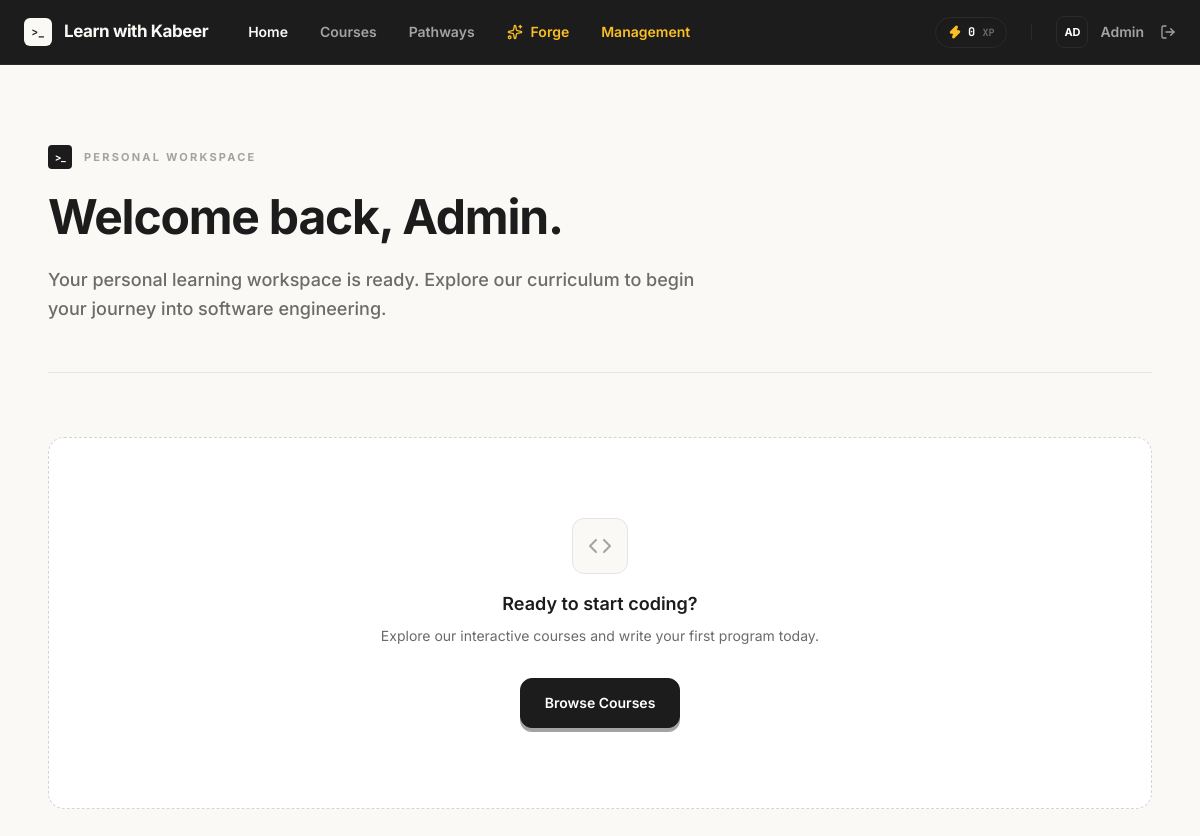
Page / (signed in) on the earlier database version.
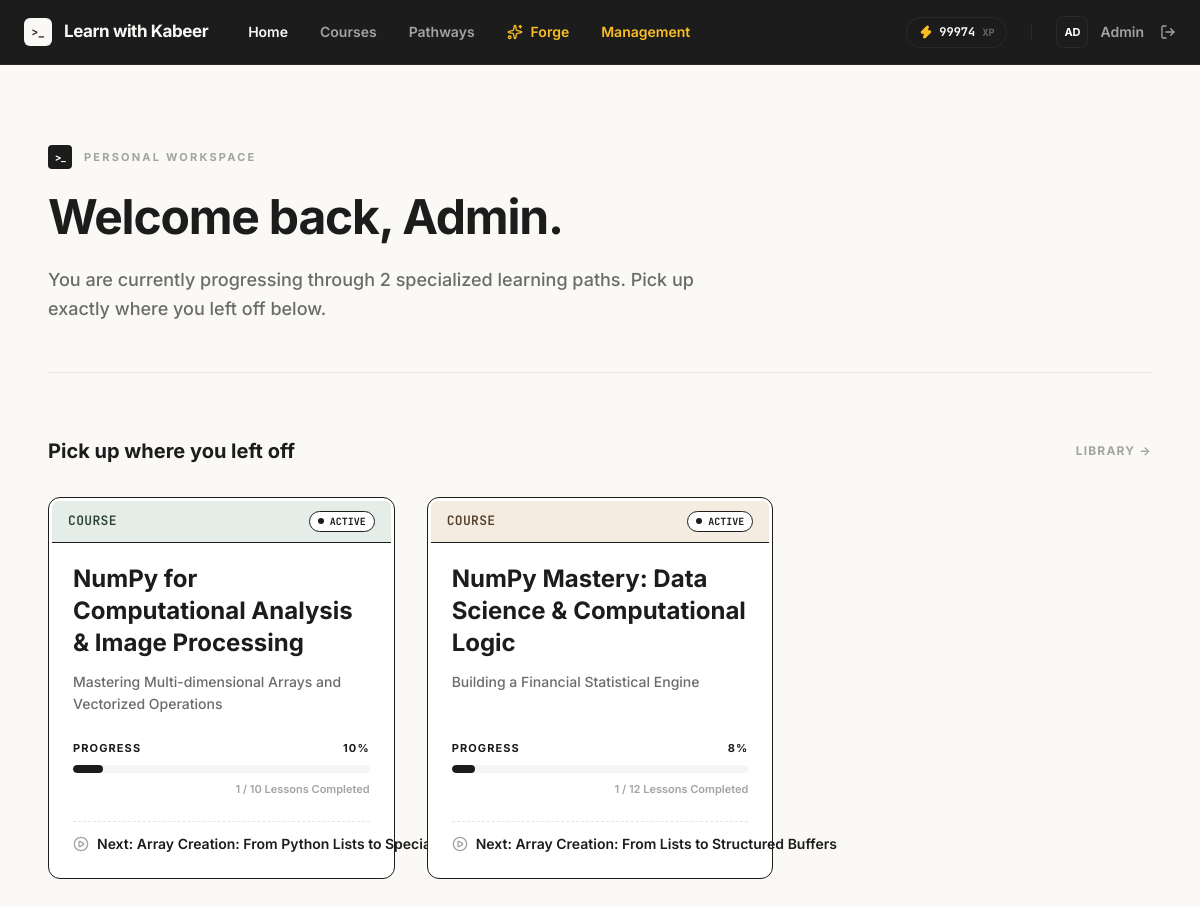
Same page on the later database version.
### tables this page shows
CREATE TABLE users (
            id INTEGER PRIMARY KEY AUTOINCREMENT,
            name TEXT NOT NULL,
            email TEXT NOT NULL UNIQUE,
            password_hash TEXT NOT NULL,
            is_admin INTEGER NOT NULL DEFAULT 0,
            created_at TEXT NOT NULL DEFAULT CURRENT_TIMESTAMP,
            total_xp INTEGER NOT NULL DEFAULT 0
        , is_pro INTEGER NOT NULL DEFAULT 0);

CREATE TABLE courses (
            id INTEGER PRIMARY KEY AUTOINCREMENT,
            slug TEXT NOT NULL UNIQUE,
            title TEXT NOT NULL,
            subtitle TEXT NOT NULL,
            level TEXT NOT NULL,
            status TEXT NOT NULL DEFAULT 'active'
        , user_id INTEGER REFERENCES users(id) ON DELETE CASCADE);

CREATE TABLE lessons (
            id INTEGER PRIMARY KEY AUTOINCREMENT,
            course_id INTEGER NOT NULL,
            section_id INTEGER,
            number INTEGER NOT NULL,
            slug TEXT NOT NULL,
            title TEXT NOT NULL,
            summary TEXT NOT NULL,
            route_name TEXT,
            content TEXT,
            builder_json TEXT,
            content_type TEXT NOT NULL DEFAULT 'html',
            FOREIGN KEY (course_id) REFERENCES courses (id) ON DELETE CASCADE,
            FOREIGN KEY (section_id) REFERENCES sections (id) ON DELETE SET NULL,
            UNIQUE (course_id, number)
        );

### app.py (the view)
@app.route("/")
def home():
    if g.user:
        all_paths = database.get_career_paths(g.user["id"])
        career_paths = [p for p in all_paths if p["enrolled"] and p["status"] == "active"]
        overview = database.get_course_overview(g.user)
        return render_template("index.html", career_paths=career_paths, **overview)
    career_paths = [p for p in database.get_career_paths() if p["status"] == "active"]
    return render_template("index.html", career_paths=career_paths, **database.get_course_overview())

### app.py (called while the page is built)
@app.before_request
def load_logged_in_user():
    user_id = session.get("user_id")
    g.user = database.get_user_by_id(user_id) if user_id else None

@app.context_processor
def inject_template_helpers():
    return {
        "current_user": g.get("user"),
        "lesson_url": lesson_url,
    }

### database.py (called while the page is built, shortened)
def get_db():
    if "db" not in g:
        g.db = sqlite3.connect(current_app.config["DATABASE"])
        g.db.row_factory = sqlite3.Row
        g.db.execute("PRAGMA foreign_keys = ON")
    return g.db

def get_user_by_id(user_id):
    return get_db().execute("SELECT * FROM users WHERE id = ?", (user_id,)).fetchone()

def get_progress(user_id, course_id):
    return get_db().execute(
        "SELECT * FROM progress WHERE user_id = ? AND course_id = ?",
        (user_id, course_id),
    ).fetchone()

def get_career_paths(user_id=None):
    db = get_db()
    paths = db.execute("SELECT * FROM career_paths ORDER BY id DESC").fetchall()
    result = []
    return result

### templates/index.html (shortened to what this page needs)
{% extends "base.html" %}
{% block content %}
<main class="flex-1 overflow-y-auto bg-[#FAF9F6] font-sans selection:bg-[#1C1C1C] selection:text-white pb-20">
    {% if current_user %}
        {% set themes = [
            {'bg': 'bg-[#E4EDE7]', 'text': 'text-[#2D4233]'},
            {'bg': 'bg-[#F4EBE1]', 'text': 'text-[#543E2C]'},
            {'bg': 'bg-[#E2E8F0]', 'text': 'text-[#0F172A]'}
        ] %}
        <div class="mx-auto max-w-6xl px-6 py-12 md:py-20">
            <header class="mb-16 border-b border-[#E5E5E5] pb-12">
                <div class="flex items-center gap-3 mb-6">
                    <span class="flex h-6 w-6 items-center justify-center rounded bg-[#1C1C1C] text-[10px] font-bold text-white tracking-tighter">
                        &gt;_
                    </span>
                    <span class="text-[11px] font-bold uppercase tracking-[0.2em] text-[#A3A3A3]">Personal Workspace</span>
                </div>
                <h1 class="text-4xl font-bold tracking-tight text-[#1C1C1C] sm:text-5xl">
                    Welcome back, {{ current_user["name"].split(' ')[0] }}.
                </h1>
                <p class="mt-6 text-lg font-medium leading-relaxed text-[#6B6B6B] max-w-2xl">
                    {% if enrolled_courses %}
                        You are currently progressing through {{ enrolled_courses|length }} specialized learning paths. Pick up exactly where you left off below.
                    {% else %}
                        Your personal learning workspace is ready. Explore our curriculum to begin your journey into software engineering.
                    {% endif %}
                </p>
            </header>
            {% if enrolled_courses %}
                <div class="mb-8 flex items-center justify-between">
                    <h2 class="text-xl font-bold text-[#1C1C1C]">Pick up where you left off</h2>
                    <a href="{{ url_for('courses') }}" class="text-xs font-bold uppercase tracking-widest text-[#A3A3A3] transition-colors hover:text-[#1C1C1C]">
                        Library &rarr;
                    </a>
                </div>
                <div class="grid gap-8 md:grid-cols-2 lg:grid-cols-3">
                    {% for enrolled_course in enrolled_courses %}
                        {% set theme = themes[loop.index0 % 3] %}
                        <div class="group relative flex h-full flex-col rounded-xl border border-[#1C1C1C] bg-white transition-all duration-200 ease-out hover:-translate-y-1 hover:translate-x-1 hover:shadow-[-6px_6px_0_0_#1C1C1C]">
                            <div class="p-[3px] pb-0">
                                <div class="flex items-center justify-between rounded-t-md {{ theme.bg }} border-b border-[#1C1C1C] px-4 py-2.5">
                                    <span class="font-mono text-[13px] font-semibold {{ theme.text }} tracking-wide uppercase">
                                        Course
                                    </span>
                                    {% if enrolled_course["progress_percent"] == 100 %}
                                        <span class="flex items-center gap-1.5 rounded-full border border-[#16A34A] bg-[#F0FDF4] px-2 py-0.5 font-mono text-[10px] font-bold text-[#16A34A]">
                                            <i data-lucide="check" class="h-3 w-3"></i>
                                            COMPLETED
                                        </span>
                                    {% else %}
                                        <span class="flex items-center gap-1.5 rounded-full border border-[#1C1C1C] bg-white px-2 py-0.5 font-mono text-[10px] font-bold text-[#1C1C1C]">
                                            <span class="h-1.5 w-1.5 rounded-full bg-[#1C1C1C] animate-pulse"></span>
                                            ACTIVE
                                        </span>
                                    {% endif %}
                                </div>
                            </div>
                            <div class="flex flex-col flex-grow px-6 pb-6 pt-5">
                                <h3 class="mb-3 text-2xl font-bold text-[#1C1C1C]">{{ enrolled_course["title"] }}</h3>
                                <p class="text-sm font-medium leading-relaxed text-[#6B6B6B] flex-grow line-clamp-2">
                                    {{ enrolled_course["subtitle"] }}
                                </p>
                                <div class="mt-6">
                                    <div class="mb-2 flex items-center justify-between text-[11px] font-bold uppercase tracking-widest text-[#1C1C1C]">
                                        <span>Progress</span>
                                        <span>{{ enrolled_course["progress_percent"] }}%</span>
                                    </div>
                                    <div class="h-2 w-full overflow-hidden rounded-full bg-[#F5F5F5]">
                                        <div class="h-full rounded-full bg-[#1C1C1C] transition-all duration-500 ease-out" style="width: {{ enrolled_course['progress_percent'] }}%;"></div>
                                    </div>
                                    <div class="mt-2 text-right text-[11px] font-semibold text-[#A3A3A3]">
                                        {{ enrolled_course["completed_lessons"] }} / {{ enrolled_course["total_lessons"] }} Lessons Completed
                                    </div>
                                </div>
                                <div class="mt-6 flex flex-col gap-3">
                                    <hr class="border-t border-dashed border-[#E5E5E5]">
                                    <div class="flex items-center justify-between text-sm font-semibold text-[#1C1C1C]">
                                        <div class="flex items-center gap-2">
                                            {% if enrolled_course["progress_percent"] == 100 %}
                                                <i data-lucide="award" class="h-4 w-4 text-[#16A34A]"></i>
                                                <span class="truncate">Mastered — Review any lesson</span>
                                            {% else %}
                                                <i data-lucide="play-circle" class="h-4 w-4 text-[#A3A3A3]"></i>
                                                <span class="truncate">Next: {{ enrolled_course["current_lesson"]["title"] }}</span>
                                            {% endif %}
                                        </div>
                                    </div>
                                </div>
                            </div>
                            <a href="{{ url_for('course_overview', course_slug=enrolled_course['slug']) }}" class="absolute inset-0 z-10">
                            </a>
                        </div>
                    {% endfor %}
                </div>
            {% else %}
                <div class="flex flex-col items-center justify-center rounded-2xl border border-dashed border-[#D4D4D8] bg-white py-20 text-center">
                    <div class="mb-4 flex h-14 w-14 items-center justify-center rounded-xl border border-[#E5E5E5] bg-[#FAF9F6] text-[#A3A3A3]">
                        <i data-lucide="code" class="h-6 w-6"></i>
                    </div>
                    <h3 class="text-lg font-semibold text-[#1C1C1C]">Ready to start coding?</h3>
                    <p class="mt-2 text-sm text-[#6B6B6B]">Explore our interactive courses and write your first program today.</p>
                    <a href="{{ url_for('courses') }}" class="mt-8 flex items-center justify-center rounded-xl border border-[#1C1C1C] bg-[#1C1C1C] px-6 py-3.5 text-sm font-semibold text-white shadow-[0_4px_0_0_#A3A3A3] transition-all hover:translate-y-[2px] hover:shadow-[0_2px_0_0_#A3A3A3] active:translate-y-[4px] active:shadow-none focus:outline-none">
                        Browse Courses
                    </a>
                </div>
            {% endif %}
        </div>
    {% endif %}
</main>
{% endblock %}

### templates/base.html (shortened to what this page needs)
<!DOCTYPE html>
<html lang="en">
<head>
    <script src="https://cdn.tailwindcss.com?plugins=typography"></script>
</head>
<body class="h-screen overflow-hidden bg-gray-50 text-gray-900 font-sans antialiased flex flex-col">
    <nav class="sticky top-0 z-50 flex-none border-b border-[#2A2A2A] bg-[#1C1C1C] px-6 transition-all duration-300">
        <div class="mx-auto flex h-16 max-w-6xl items-center justify-between">
            <div class="flex items-center gap-10">
                <a href="/" class="flex items-center gap-3 group" aria-label="Learn with Kabeer home">
                    <div class="flex h-7 w-7 items-center justify-center rounded-[6px] bg-[#FAF9F6] font-mono text-[11px] font-bold text-[#1C1C1C] transition-transform duration-200 group-hover:scale-105">
                        &gt;_
                    </div>
                    <span class="font-sans text-[17px] font-bold tracking-tight text-[#FAF9F6]">Learn with Kabeer</span>
                </a>
                <div class="hidden items-center gap-8 text-sm font-semibold text-[#A3A3A3] md:flex">
                    {% if current_user %}
                        <a href="{{ url_for('home') }}" class="transition-colors hover:text-[#FAF9F6] {% if request.endpoint == 'home' %}text-[#FAF9F6]{% endif %}">Home</a>
                        <a href="{{ url_for('courses') }}" class="transition-colors hover:text-[#FAF9F6] {% if request.endpoint == 'courses' %}text-[#FAF9F6]{% endif %}">Courses</a>
                        <a href="{{ url_for('career_paths') }}" class="transition-colors hover:text-[#FAF9F6] {% if request.endpoint == 'career_paths' %}text-[#FAF9F6]{% endif %}">Pathways</a>
                        <a href="{{ url_for('cod_interface') }}" class="flex items-center gap-2 text-amber-400 transition-colors hover:text-amber-300 {% if request.endpoint == 'cod_interface' %}text-amber-300{% endif %}">
                            <i data-lucide="sparkles" class="h-4 w-4"></i>
                            <span>Forge</span>
                        </a>
                        {% if current_user['is_admin'] %}
                            <a href="{{ url_for('admin_dashboard') }}" class="text-amber-400 transition-colors hover:text-amber-300 ">Management</a>
                        {% endif %}
                    {% endif %}
                </div>
            </div>
            <div class="flex items-center gap-6">
                <div class="flex items-center gap-6 text-sm font-semibold text-[#A3A3A3]">
                    {% if current_user %}
                        <div class="hidden items-center gap-4 md:flex">
                            <div class="xp-pill flex items-center gap-1.5 rounded-full border border-[#2A2A2A] bg-[#1C1C1C] px-3 py-1.5 shadow-inner transition-all duration-300">
                                <i data-lucide="zap" class="h-3.5 w-3.5 fill-amber-400 text-amber-400"></i>
                                <span class="font-mono text-xs font-bold text-white"><span class="xp-value">{{ current_user['total_xp'] }}</span> <span class="text-[10px] text-[#6B6B6B]">XP</span></span>
                            </div>
                        </div>
                        <div class="flex items-center gap-4">
                            <a href="{{ url_for('settings') }}" class="group flex items-center gap-3 transition-colors hover:text-white">
                                <div class="flex h-8 w-8 items-center justify-center rounded-lg border border-[#2A2A2A] bg-[#1C1C1C] text-[11px] font-bold text-white transition-all group-hover:border-white/20">
                                    {{ current_user['name'][:2].upper() }}
                                </div>
                                <span class="text-sm font-semibold">{{ current_user["name"].split(' ')[0] }}</span>
                            </a>
                            <form action="{{ url_for('logout') }}" method="post" class="inline">
                                <button type="submit" class="flex items-center gap-2 transition-colors hover:text-[#FAF9F6]" title="Sign Out">
                                    <i data-lucide="log-out" class="h-4 w-4"></i>
                                </button>
                            </form>
                        </div>
                    {% endif %}
                </div>
            </div>
        </div>
    </nav>
    {% block content %}{% endblock %}
</body>
</html>

### templates/base.html (style rules this page uses)
html { scroll-behavior: smooth; font-feature-settings: "ss03", "cv11"; }

Differences in the rows shown:
changed users "Admin": total_xp "0" → "99974"
added courses: title "NumPy for Computational Analysis & Image Processing", subtitle "Mastering Multi-dimensional Arrays and Vectorized Operations", progress_percent "10", completed_lessons "1", total_lessons "10", current_lesson "Array Creation: From Python Lists to Specialized Constructors"
added courses: title "NumPy Mastery: Data Science & Computational Logic", subtitle "Building a Financial Statistical Engine", progress_percent "8", completed_lessons "1", total_lessons "12", current_lesson "Array Creation: From Lists to Structured Buffers"
Other differences:
{{ enrolled_courses|length }}: (not shown) → "2"
text no longer shown: "Your personal learning workspace is ready. Explore our curriculum to begin your journey into software engineering. Ready to start coding? Explore our interactive courses and write your first program today. Browse Courses"
text now shown: "You are currently progressing through specialized learning paths. Pick up exactly where you left off below. Pick up where you left off LIBRARY →"
